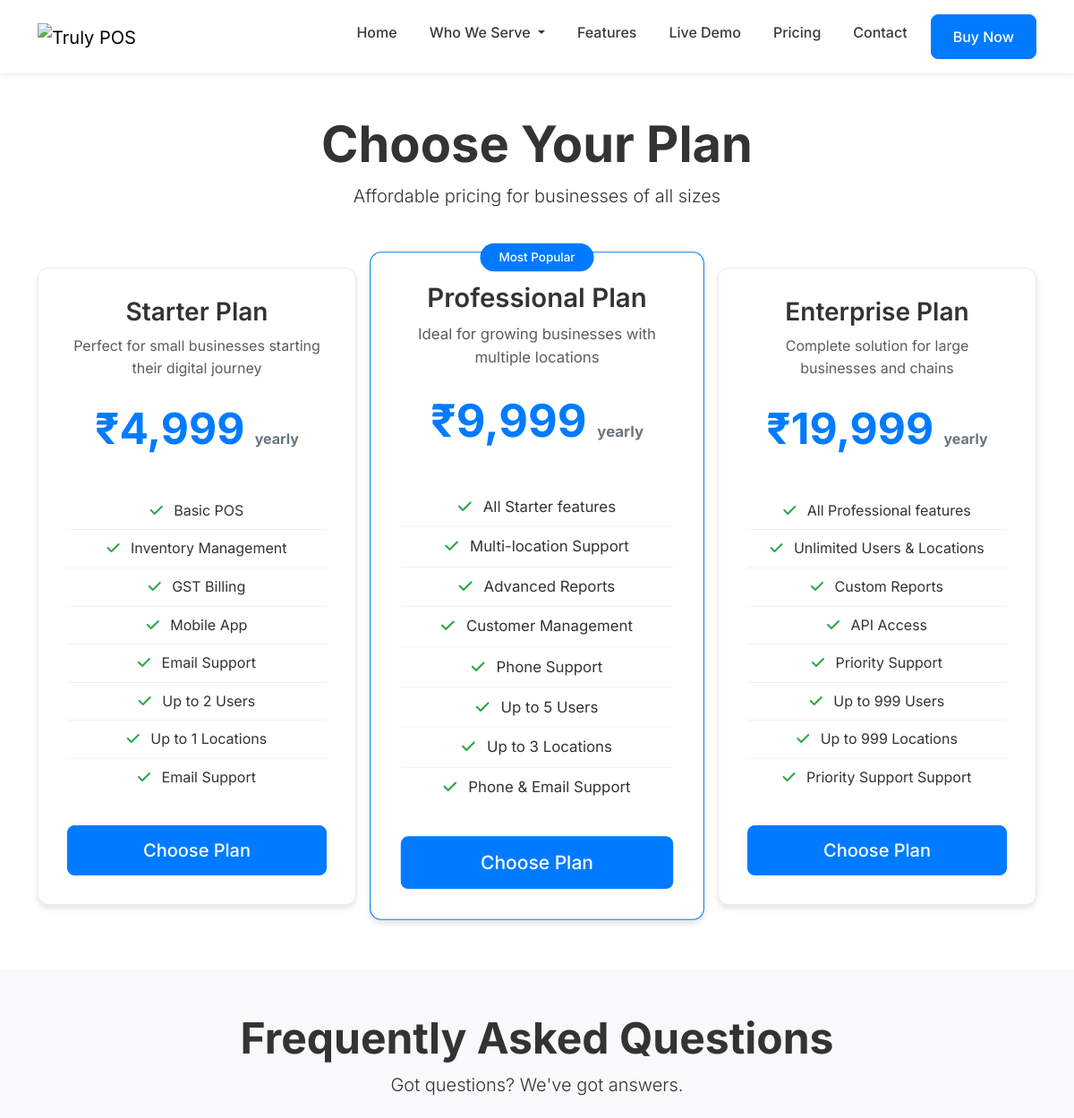
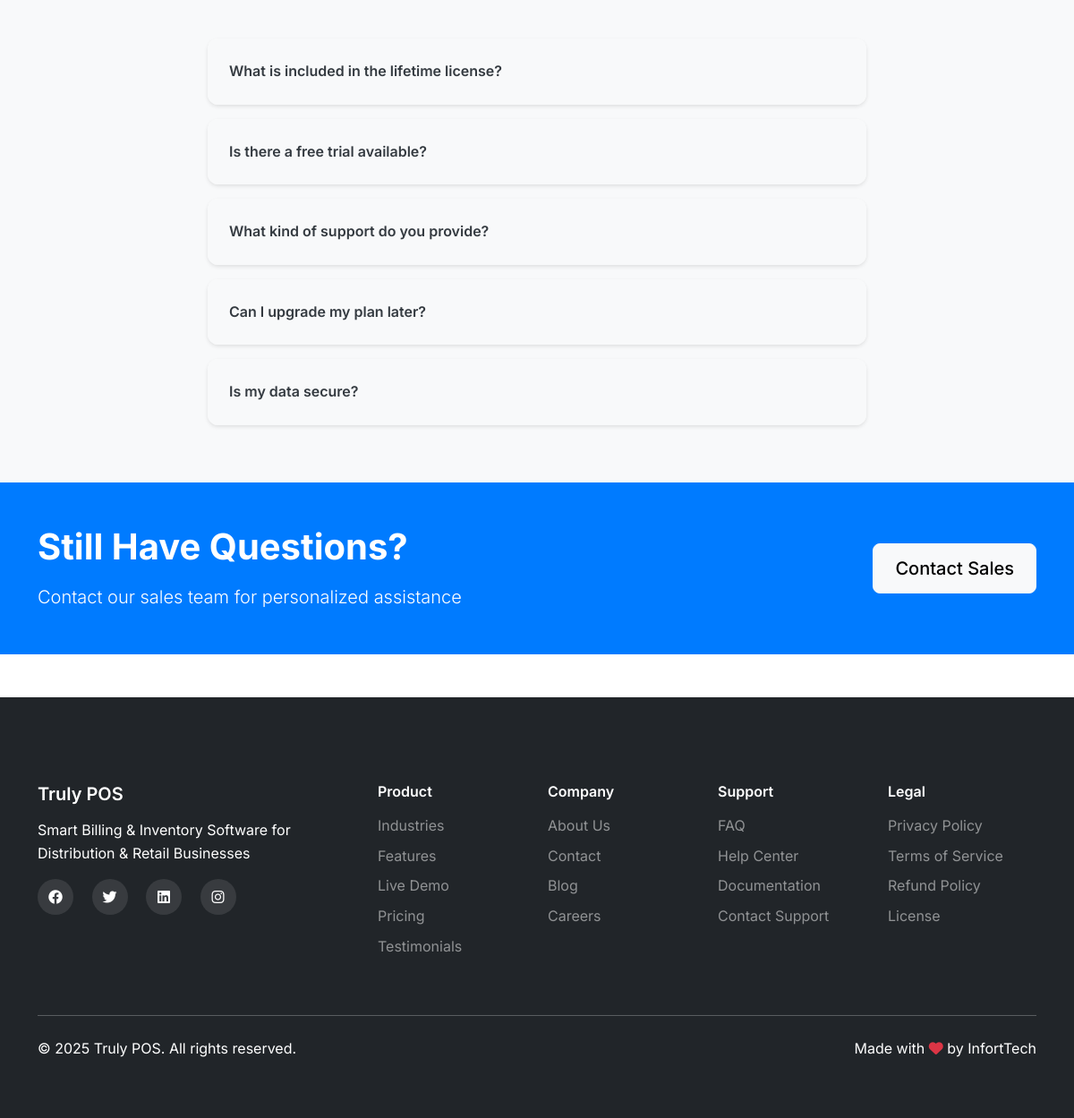
Screenshot of /index.php/home/pricing with the database file from the repository (2 pictures, top to bottom).
### tables this page shows
CREATE TABLE `content` (
  `id` int(11) NOT NULL AUTO_INCREMENT,
  `title` varchar(255) NOT NULL,
  `content` longtext DEFAULT NULL,
  `type` varchar(50) NOT NULL,
  `slug` varchar(255) DEFAULT NULL,
  `meta_data` longtext DEFAULT NULL,
  `status` enum('active','inactive','draft') DEFAULT 'active',
  `sort_order` int(11) DEFAULT 0,
  `created_at` timestamp NOT NULL DEFAULT CURRENT_TIMESTAMP,
  `updated_at` timestamp NOT NULL DEFAULT CURRENT_TIMESTAMP ON UPDATE CURRENT_TIMESTAMP,
  PRIMARY KEY (`id`),
  KEY `idx_content_type` (`type`),
  KEY `idx_content_status` (`status`),
  KEY `idx_content_slug` (`slug`)
);

### application/controllers/Home.php (called while the page is built, shortened)
<?php
class Home extends CI_Controller {
    public function __construct()
    {
        $this->load->database();
        $this->load->library('session');
        $this->load->library('form_validation');
        $this->load->library('Notification_service');
        $this->load->helper(array('url', 'form', 'text', 'date'));
        $this->load->model('Content_model');
        $this->load->model('Contact_model');
        $this->load->model('Newsletter_model');
    }
    public function pricing()
    {
        $data['title'] = 'Pricing - TrulyPOS';
        $data['meta_description'] = 'Affordable pricing plans for TrulyPOS - Single Store, Multi Store, and Enterprise plans.';
        $data['pricing_plans'] = $this->Content_model->get_pricing_plans();
        $data['faqs'] = $this->Content_model->get_faqs();
        $this->load->view('templates/header', $data);
        $this->load->view('home/pricing', $data);
        $this->load->view('templates/footer');
    }
}
?>

### index.php (called while the page is built, shortened)
<?php
require_once BASEPATH.'core/CodeIgniter.php';

### application/models/Content_model.php (called while the page is built, shortened)
<?php
class Content_model extends CI_Model {
    public function get_pricing_plans()
    {
        $this->db->where('type', 'pricing_plan');
        $this->db->where('status', 'active');
        $this->db->order_by('id', 'ASC');
        $result = $this->db->get('content')->result();
        $plans = [];
        foreach ($result as $plan) {
            $meta = json_decode($plan->meta_data, true);
            if ($meta) {
                $plan_obj = new stdClass();
                $plan_obj->id = $plan->id;
                $plan_obj->name = $plan->title;
                $plan_obj->description = $plan->content;
                $plan_obj->price = $meta['price'] ?? 0;
                $plan_obj->currency = $meta['currency'] ?? 'INR';
                $plan_obj->billing_cycle = $meta['billing_cycle'] ?? 'yearly';
                $plan_obj->max_locations = $meta['max_locations'] ?? 1;
                $plan_obj->max_users = $meta['max_users'] ?? 2;
                $plan_obj->features = $meta['features'] ?? '';
                $plan_obj->is_popular = $meta['is_popular'] ?? 0;
                $plan_obj->support_type = $meta['support_type'] ?? 'Email';
                $plan_obj->status = $plan->status;
                $plans[] = $plan_obj;
            }
        }
        return $plans;
    }
    public function get_faqs()
    {
        $this->db->where('status', 'active');
        $this->db->order_by('sort_order', 'ASC');
        return $this->db->get('faqs')->result();
    }
}

### application/views/home/pricing.php (the view, shortened to what this page needs)
<section class="pricing-section py-5">
    <div class="container">
        <div class="row">
            <div class="col-lg-8 mx-auto text-center mb-5">
                <h1 class="display-4 fw-bold">Choose Your Plan</h1>
                <p class="lead">Affordable pricing for businesses of all sizes</p>
            </div>
        </div>
        <div class="row justify-content-center">
            <?php if(isset($pricing_plans) && !empty($pricing_plans)): ?>
                <?php foreach($pricing_plans as $plan): ?>
                    <div class="col-lg-4 col-md-6 mb-4">
                        <div class="pricing-card h-100 <?php echo $plan->is_popular ? 'featured' : ''; ?>">
                            <div class="pricing-header">
                                <h3><?php echo $plan->name; ?></h3>
                                <p class="text-muted"><?php echo $plan->description; ?></p>
                            </div>
                            <div class="pricing-price">
                                ₹<?php echo number_format($plan->price, 0); ?>
                                <small><?php echo $plan->billing_cycle; ?></small>
                            </div>
                            <ul class="pricing-features">
                                <?php
                                $features = explode(',', $plan->features);
                                foreach($features as $feature):
                                ?>
                                    <li><i class="fas fa-check"></i> <?php echo trim($feature); ?></li>
                                <?php endforeach; ?>
                                <?php if($plan->max_users > 0): ?>
                                    <li><i class="fas fa-check"></i> Up to <?php echo $plan->max_users; ?> Users</li>
                                <?php else: ?>
                                    <li><i class="fas fa-check"></i> Unlimited Users</li>
                                <?php endif; ?>
                                <?php if($plan->max_locations > 0): ?>
                                    <li><i class="fas fa-check"></i> Up to <?php echo $plan->max_locations; ?> Locations</li>
                                <?php else: ?>
                                    <li><i class="fas fa-check"></i> Unlimited Locations</li>
                                <?php endif; ?>
                                <li><i class="fas fa-check"></i> <?php echo ucfirst($plan->support_type); ?> Support</li>
                            </ul>
                            <div class="pricing-footer">
                                <a href="<?php echo base_url('buy?plan=' . $plan->id); ?>" class="btn btn-primary btn-lg w-100">
                                    Choose Plan
                                </a>
                            </div>
                        </div>
                    </div>
                <?php endforeach; ?>
            <?php endif; ?>
        </div>
    </div>
</section>
<section class="faq-section py-5 bg-light">
    <div class="container">
        <div class="row">
            <div class="col-lg-8 mx-auto text-center mb-5">
                <h2 class="display-5 fw-bold">Frequently Asked Questions</h2>
                <p class="lead">Got questions? We've got answers.</p>
            </div>
        </div>
        <div class="row">
            <div class="col-lg-8 mx-auto">
                <div class="faq-item">
                    <button class="faq-question">What is included in the lifetime license?</button>
                </div>
                <div class="faq-item">
                    <button class="faq-question">Is there a free trial available?</button>
                </div>
                <div class="faq-item">
                    <button class="faq-question">What kind of support do you provide?</button>
                </div>
                <div class="faq-item">
                    <button class="faq-question">Can I upgrade my plan later?</button>
                </div>
                <div class="faq-item">
                    <button class="faq-question">Is my data secure?</button>
                </div>
            </div>
        </div>
    </div>
</section>
<section class="cta-section py-5 bg-primary text-white">
    <div class="container">
        <div class="row align-items-center">
            <div class="col-lg-8">
                <h2 class="display-6 fw-bold mb-3">Still Have Questions?</h2>
                <p class="lead mb-0">Contact our sales team for personalized assistance</p>
            </div>
            <div class="col-lg-4 text-lg-end">
                <a href="<?php echo base_url('contact'); ?>" class="btn btn-light btn-lg">Contact Sales</a>
            </div>
        </div>
    </div>
</section>

### rows the page displays
content: title "Starter Plan", content "Perfect for small businesses starting their digital journey", meta_data "4,999", meta_data "yearly", meta_data "Basic POS", meta_data "Inventory Management", meta_data "GST Billing", meta_data "Mobile App", meta_data "Email Support", meta_data "2", meta_data "1", meta_data "Email"
content: title "Professional Plan", content "Ideal for growing businesses with multiple locations", meta_data "9,999", meta_data "yearly", meta_data "All Starter features", meta_data "Multi-location Support", meta_data "Advanced Reports", meta_data "Customer Management", meta_data "Phone Support", meta_data "5", meta_data "3", meta_data "Phone & Email"
content: title "Enterprise Plan", content "Complete solution for large businesses and chains", meta_data "19,999", meta_data "yearly", meta_data "All Professional features", meta_data "Unlimited Users & Locations", meta_data "Custom Reports", meta_data "API Access", meta_data "Priority Support", meta_data "999"
